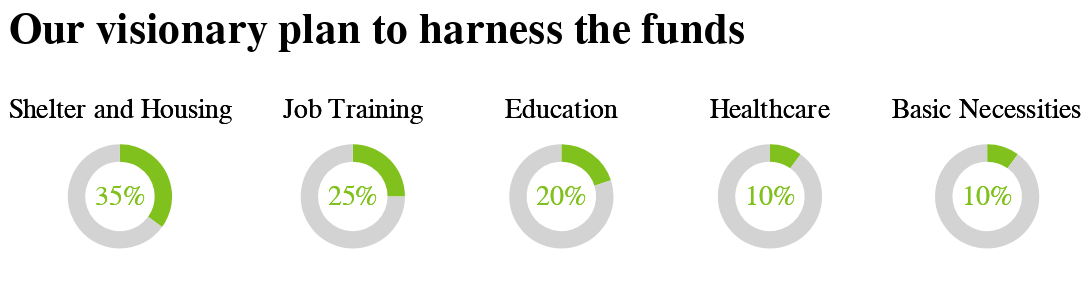

The code cell stored with this chart in its notebook:
### Code cell
donuts = None
for index, row in ns.iterrows():
    # Create a pie chart for the current row
    curr_ns = pd.DataFrame(
        {'Category': ['A', 'B'],
         'Value': [row['Allocation'], 100-row['Allocation']]
        }
    )
    donut = alt.Chart(curr_ns).mark_arc(outerRadius=30,innerRadius=20).encode(
        theta=alt.Theta("Value:Q",stack=True),
        color=alt.Color("Category:N",scale=alt.Scale(range=[iColor, 'lightgray']),legend=None)
    )
    title = alt.Chart(curr_ns).mark_text(text=row['Category'], y=0, size=16)
    text = alt.Chart(curr_ns).mark_text(text=f"{row['Allocation']}%", color=iColor, size=16)
    donut = donut.properties(
        height=100, 
        width=100
    )
    if index == 0:
        donuts = title+donut+text
    else:
        donuts = alt.hconcat(donuts, title+donut+text)
donuts = donuts.properties(title='Our visionary plan to harness the funds')
configure_layout(donuts)

### Figure 1 — Vega-Lite specification as saved in the notebook (floating-point values rounded to 4 significant figures)
{"config": {"view": {"continuousWidth": 400, "continuousHeight": 300, "strokeWidth": 0}, "axis": {"labelFontSize": 15, "titleFontSize": 20}, "legend": {"labelFontSize": 15, "titleFontSize": 20}, "title": {"fontSize": 25, "offset": 25}}, "hconcat": [{"hconcat": [{"hconcat": [{"hconcat": [{"layer": [{"mark": {"type": "text", "size": 16, "text": "Shelter and Housing", "y": 0}}, {"mark": {"type": "arc", "innerRadius": 20, "outerRadius": 30}, "encoding": {"color": {"field": "Category", "legend": null, "scale": {"range": ["#80C11E", "lightgray"]}, "type": "nominal"}, "theta": {"field": "Value", "stack": true, "type": "quantitative"}}, "height": 100, "width": 100}, {"mark": {"type": "text", "color": "#80C11E", "size": 16, "text": "35%"}}], "data": {"name": "data-9020c53a4f82480f56c7134810a3b55e"}}, {"layer": [{"mark": {"type": "text", "size": 16, "text": "Job Training", "y": 0}}, {"mark": {"type": "arc", "innerRadius": 20, "outerRadius": 30}, "encoding": {"color": {"field": "Category", "legend": null, "scale": {"range": ["#80C11E", "lightgray"]}, "type": "nominal"}, "theta": {"field": "Value", "stack": true, "type": "quantitative"}}, "height": 100, "width": 100}, {"mark": {"type": "text", "color": "#80C11E", "size": 16, "text": "25%"}}], "data": {"name": "data-179e2f844ad93f085b826ddd47730b3b"}}]}, {"layer": [{"mark": {"type": "text", "size": 16, "text": "Education", "y": 0}}, {"mark": {"type": "arc", "innerRadius": 20, "outerRadius": 30}, "encoding": {"color": {"field": "Category", "legend": null, "scale": {"range": ["#80C11E", "lightgray"]}, "type": "nominal"}, "theta": {"field": "Value", "stack": true, "type": "quantitative"}}, "height": 100, "width": 100}, {"mark": {"type": "text", "color": "#80C11E", "size": 16, "text": "20%"}}], "data": {"name": "data-5a120d371782a148b77852b194039c6c"}}]}, {"layer": [{"mark": {"type": "text", "size": 16, "text": "Healthcare", "y": 0}}, {"mark": {"type": "arc", "innerRadius": 20, "outerRadius": 30}, "encoding": {"color": {"field": "Category", "legend": null, "scale": {"range": ["#80C11E", "lightgray"]}, "type": "nominal"}, "theta": {"field": "Value", "stack": true, "type": "quantitative"}}, "height": 100, "width": 100}, {"mark": {"type": "text", "color": "#80C11E", "size": 16, "text": "10%"}}], "data": {"name": "data-9580aa0bfc5e6b3e8a59cd35e1d1b07d"}}]}, {"layer": [{"mark": {"type": "text", "size": 16, "text": "Basic Necessities", "y": 0}}, {"mark": {"type": "arc", "innerRadius": 20, "outerRadius": 30}, "encoding": {"color": {"field": "Category", "legend": null, "scale": {"range": ["#80C11E", "lightgray"]}, "type": "nominal"}, "theta": {"field": "Value", "stack": true, "type": "quantitative"}}, "height": 100, "width": 100}, {"mark": {"type": "text", "color": "#80C11E", "size": 16, "text": "10%"}}], "data": {"name": "data-9580aa0bfc5e6b3e8a59cd35e1d1b07d"}}], "title": "Our visionary plan to harness the funds", "$schema": "https://vega.github.io/schema/vega-lite/v4.17.0.json", "datasets": {"data-9020c53a4f82480f56c7134810a3b55e": [{"Category": "A", "Value": 35}, {"Category": "B", "Value": 65}], "data-179e2f844ad93f085b826ddd47730b3b": [{"Category": "A", "Value": 25}, {"Category": "B", "Value": 75}], "data-5a120d371782a148b77852b194039c6c": [{"Category": "A", "Value": 20}, {"Category": "B", "Value": 80}], "data-9580aa0bfc5e6b3e8a59cd35e1d1b07d": [{"Category": "A", "Value": 10}, {"Category": "B", "Value": 90}]}}
